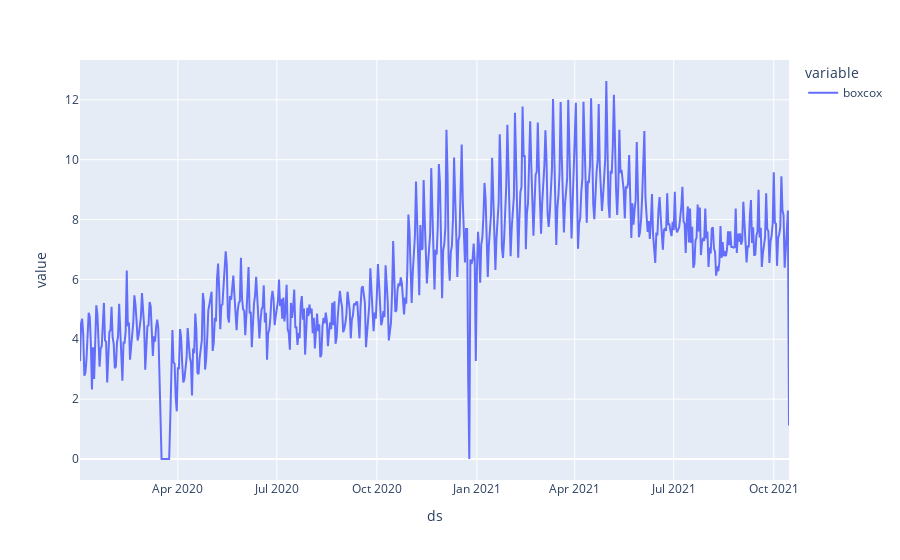

This figure's notebook cell:
### Code cell
ts["boxcox"] = boxcox(ts.n_orders, lmbda=maxlog)
ts.boxcox.plot()

### Figure 1 — Plotly figure (JSON) as saved in the notebook; plotly's stock layout.template omitted (floating-point values rounded to 4 significant figures; data arrays with more than 128 entries replaced by an {"elided": "..."} marker saying what was removed)
{"data": [{"hovertemplate": "variable=boxcox<br>ds=%{x}<br>value=%{y}<extra></extra>", "legendgroup": "boxcox", "line": {"color": "#636efa", "dash": "solid"}, "mode": "lines", "name": "boxcox", "orientation": "v", "showlegend": true, "type": "scatter", "x": {"elided": "653 str values"}, "xaxis": "x", "y": {"elided": "653 float values"}, "yaxis": "y"}], "layout": {"legend": {"title": {"text": "variable"}, "tracegroupgap": 0}, "margin": {"t": 60}, "xaxis": {"anchor": "y", "domain": [0, 1], "title": {"text": "ds"}}, "yaxis": {"anchor": "x", "domain": [0, 1], "title": {"text": "value"}}}}
